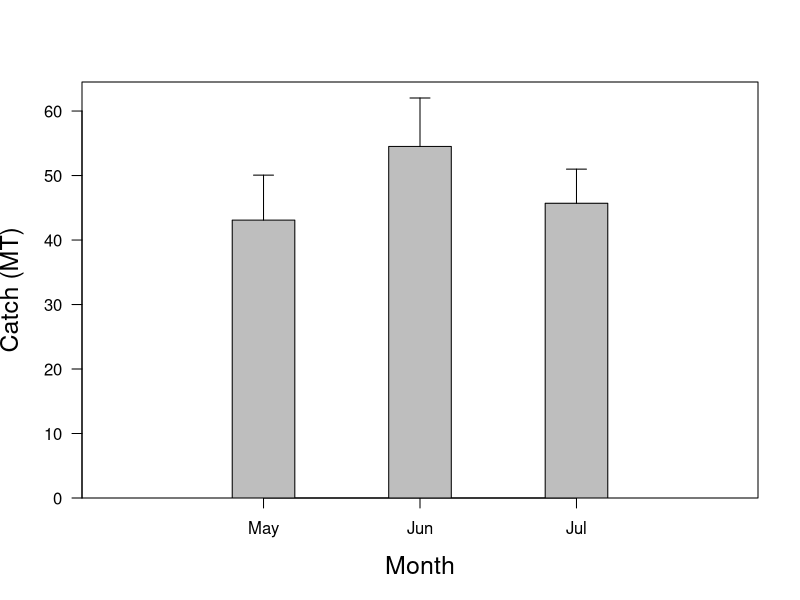

The R source for this figure:


## Part 4 tasks:
## 
##    (1) Supress plotting of the x axis in plot() and create a new, more
##        informative axis using axis()
##    (2) Use the length argument in arrows() to make the error bar hats
##        smaller
##    (3) Supress the x and y axis labels in plot() and use mtext() to
##        include larger, more informative labels
##    (4) Use par(yaxs='i') to make the y axis start at exactly zero. Must
##        also extend the maximum range of the y axis when we do this


# Monthly estimated Atl herring catch

catchEst <- c(May = 43.09,
              June = 54.51,
              July = 45.70)

catchSD <- c(May = 6.97,
             June = 7.51,
             July = 5.29)

###############################################

# extend the maximum y limit by 4%. This is necessary because we will be
# telling plot() that we want to use the exact y plotting limits that we
# specify and we will need a little extra space up top
yrg <- c(0, max( (catchEst + catchSD) * 1.04 ))
xrg <- range(0:4)

plot(x = NA,
     xlim = xrg,
     ylim = yrg,
     las = 1,
     xlab = '',    # supress x axis label
     ylab = '',    # supress y axis label
     xaxt = 'n',   # supress plotting of x axis
     yaxs = 'i')   # tell R you want the y limits to be exactly as specified
                   # in the ylim argument

axis(side = 1,         # which side do you want the axis on (1 for bottom)
     at = c(1, 2, 3),  # where do you want the ticks and labels to be
     labels = c('May', 'Jun', 'Jul'))  # text for the labels

rect(xleft = c(0.8, 1.8, 2.8),
     ybottom = c(0, 0, 0),
     xright = c(1.2, 2.2, 3.2),
     ytop = catchEst,
     col = 'gray')

arrows(x0 = c(1, 2, 3),
       y0 = catchEst,
       x1 = c(1, 2, 3),
       y1 = catchEst + catchSD,
       code = 2,
       angle = 90,
       length = 0.1)  # Specify the length for the hat on the error bar

# X and Y axis labels
mtext(text = 'Month',   # What should the label be
      side = 1,         # Which side of the plot (1 for bottom)
      line = 3,         # How far away from the axis should the text go
      cex = 1.5)        # How large should the text be

mtext(text = 'Catch (MT)',
      side = 2, 
      line = 3,
      cex = 1.5)

